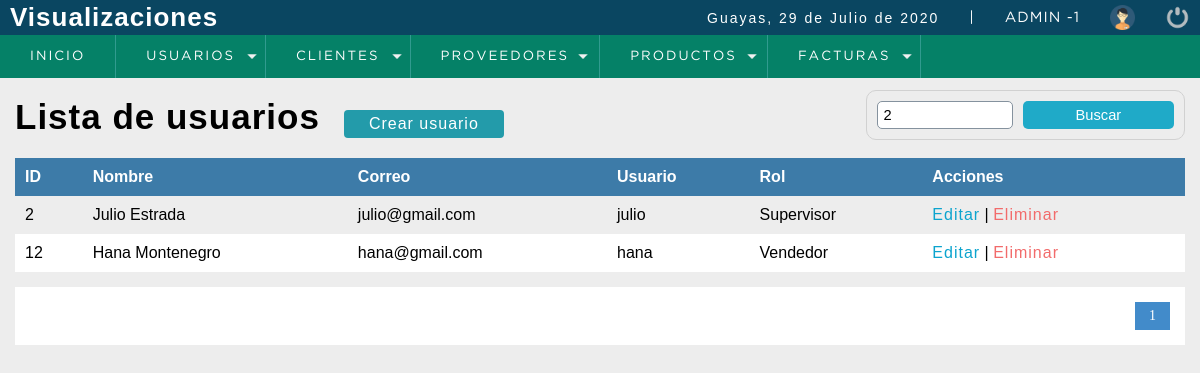
The page /sistema/buscar_usuario.php?busqueda=2 (signed in) on the database its author committed.
### tables this page shows
CREATE TABLE `usuario` (
  `idusuario` int(11) NOT NULL,
  `nombre` varchar(50) DEFAULT NULL,
  `correo` varchar(100) DEFAULT NULL,
  `usuario` varchar(15) DEFAULT NULL,
  `clave` varchar(100) DEFAULT NULL,
  `rol` int(11) DEFAULT NULL,
  `estatus` int(11) NOT NULL DEFAULT '1'
);

CREATE TABLE `rol` (
  `idrol` int(11) NOT NULL,
  `rol` varchar(20) DEFAULT NULL
);

### sistema/buscar_usuario.php (the view, shortened to what this page needs)
<?php
	include "../conexion.php";
 ?>
<!DOCTYPE html>
<html lang="en">
<head>
	<?php include "includes/scripts.php"; ?>
</head>
<body>
	<?php include "includes/header.php"; ?>
	<section id="container">
		<?php
			$busqueda = strtolower($_REQUEST['busqueda']);
		 ?>
		<h1>Lista de usuarios</h1>
		<a href="registro_usuario.php" class="btn_new">Crear usuario</a>
		<form action="buscar_usuario.php" method="get" class="form_search">
			<input type="text" name="busqueda" id="busqueda" placeholder="Buscar" value="<?php echo $busqueda; ?>">
			<input type="submit" value="Buscar" class="btn_search">
		</form>
		<table>
			<tr>
				<th>ID</th>
				<th>Nombre</th>
				<th>Correo</th>
				<th>Usuario</th>
				<th>Rol</th>
				<th>Acciones</th>
			</tr>
		<?php
			$rol = '';
			$sql_registe = mysqli_query($conection,"SELECT COUNT(*) as total_registro FROM usuario
																WHERE ( idusuario LIKE '%$busqueda%' OR
																		nombre LIKE '%$busqueda%' OR
																		correo LIKE '%$busqueda%' OR
																		usuario LIKE '%$busqueda%'
																		$rol  )
																AND estatus = 1  ");
			$result_register = mysqli_fetch_array($sql_registe);
			$total_registro = $result_register['total_registro'];
			$por_pagina = 5;
			if(empty($_GET['pagina']))
			{
				$pagina = 1;
			}else{
				$pagina = $_GET['pagina'];
			}
			$desde = ($pagina-1) * $por_pagina;
			$total_paginas = ceil($total_registro / $por_pagina);
			$query = mysqli_query($conection,"SELECT u.idusuario, u.nombre, u.correo, u.usuario, r.rol FROM usuario u INNER JOIN rol r ON u.rol = r.idrol
										WHERE
										( u.idusuario LIKE '%$busqueda%' OR
											u.nombre LIKE '%$busqueda%' OR
											u.correo LIKE '%$busqueda%' OR
											u.usuario LIKE '%$busqueda%' OR
											r.rol    LIKE  '%$busqueda%' )
										AND
										estatus = 1 ORDER BY u.idusuario ASC LIMIT $desde,$por_pagina
				");
			$result = mysqli_num_rows($query);
			if($result > 0){
				while ($data = mysqli_fetch_array($query)) {
			?>
				<tr>
					<td><?php echo $data["idusuario"]; ?></td>
					<td><?php echo $data["nombre"]; ?></td>
					<td><?php echo $data["correo"]; ?></td>
					<td><?php echo $data["usuario"]; ?></td>
					<td><?php echo $data['rol'] ?></td>
					<td>
						<a class="link_edit" href="editar_usuario.php?id=<?php echo $data["idusuario"]; ?>">Editar</a>
					<?php if($data["idusuario"] != 1){ ?>
						|
						<a class="link_delete" href="eliminar_confirmar_usuario.php?id=<?php echo $data["idusuario"]; ?>">Eliminar</a>
					<?php } ?>
					</td>
				</tr>
		<?php
				}
			}
		 ?>
		</table>
<?php
	if($total_registro != 0)
	{
 ?>
		<div class="paginador">
			<ul>
			<?php
				for ($i=1; $i <= $total_paginas; $i++) {
					if($i == $pagina)
					{
						echo '<li class="pageSelected">'.$i.'</li>';
					}else{
						echo '<li><a href="?pagina='.$i.'&busqueda='.$busqueda.'">'.$i.'</a></li>';
					}
				}
			 ?>
			</ul>
		</div>
<?php } ?>
	</section>
</body>
</html>

### sistema/css/style.css (style rules this page uses)
* { margin: 0; padding: 0; box-sizing: border-box; }
body { background: #ededed; }
h1, h2, h3, h4, h5, h6 { font-family: 'arial'; font-weight: bold; letter-spacing: 1px; }
h1 { font-size: 26px; }
a { text-decoration: none; font-family: arial; letter-spacing: 1px; }
#container { padding: 90px 15px 15px; }
form { background: #FFF; margin: auto; padding: 20px 50px; border: 1px solid #d1d1d1; }
input,select { display: block; width: 100%; font-size: 11pt; padding: 5px; border: 1px solid #85929e; border-radius: 5px; }
#container h1 { font-size: 35px; display: inline-block; }
.btn_new { display: inline-block; background: #239baa; color: #FFF; padding: 5px 25px; border-radius: 4px; margin: 20px; }
table { border-collapse: collapse; font-size: 12pt; font-family: 'arial'; width: 100%; }
table th { text-align: left; padding: 10px; background: #3d7ba8; color: #FFF; }
table tr:nth-child(odd) { background: #FFF; }
table td { padding: 10px; }
.link_edit { color: #0ca4ce; }
.link_delete { color: #f26b6b; }
.paginador ul { padding: 15px; list-style: none; background: #FFF; margin-top: 15px; display: -webkit-flex; display: -moz-flex; display: -ms-flex; display: -o-flex; display: flex; justify-content: flex-end; }
.paginador a, .pageSelected { color: #428bca; border: 1px solid #ddd; padding: 5px; display: inline-block; font-size: 14px; text-align: center; width: 35px; }
.pageSelected { color: #FFF; background: #428bca; border: 1px solid #428bca; }
.form_search { display: -webkit-flex; display: -moz-flex; display: -ms-flex; display: -o-flex; display: flex; float: right; background: initial; padding: 10px; border-radius: 10px; }
.form_search .btn_search { background: #1faac8; color: #FFF; padding: 0 20px; border: 0; cursor: pointer; margin-left: 10px; }

### rows shown on the page
usuario: idusuario "2", nombre "Julio Estrada", correo "julio@gmail.com", usuario "julio", rol.rol "Supervisor"
usuario: idusuario "12", nombre "Hana Montenegro", correo "hana@gmail.com", usuario "hana", rol.rol "Vendedor"

### other values the page prints
fechaC() "29 de Julio de 2020"
$_SESSION['user'] "ADMIN"
$_SESSION['rol'] "1"
